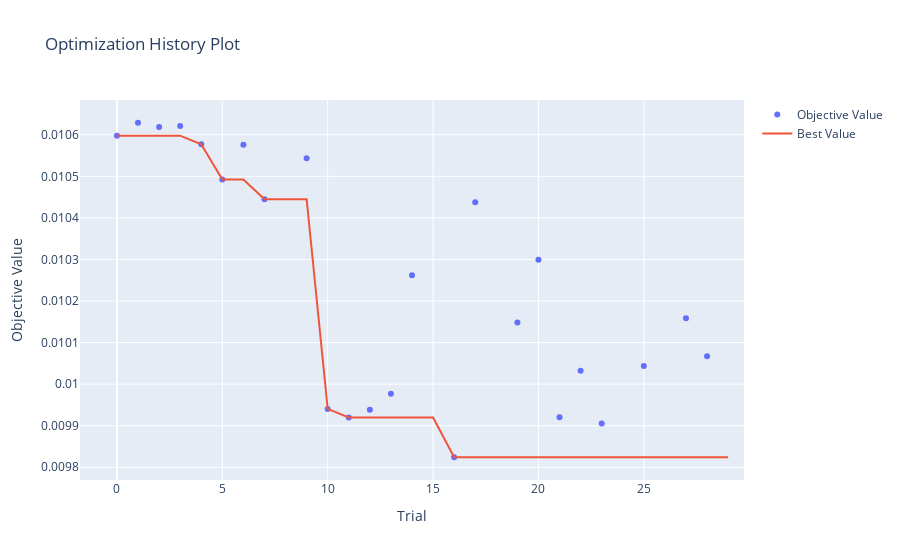
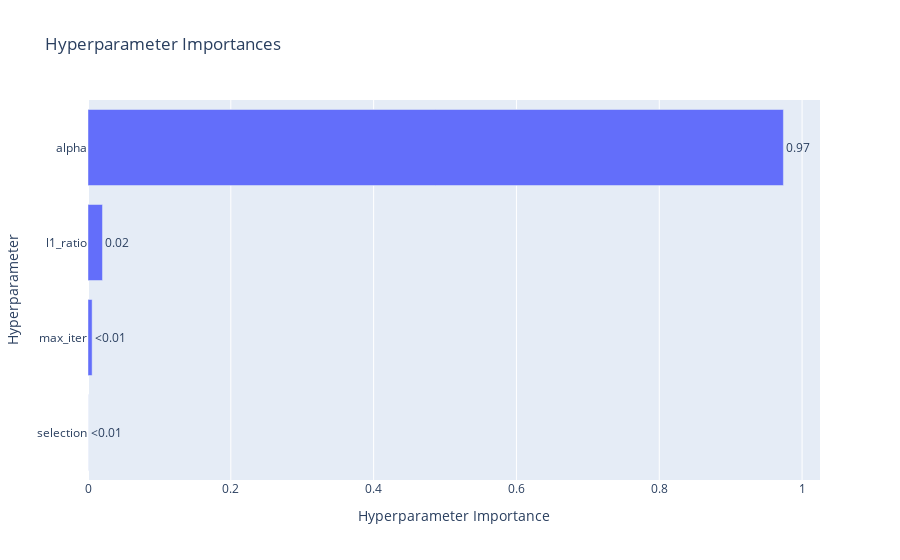
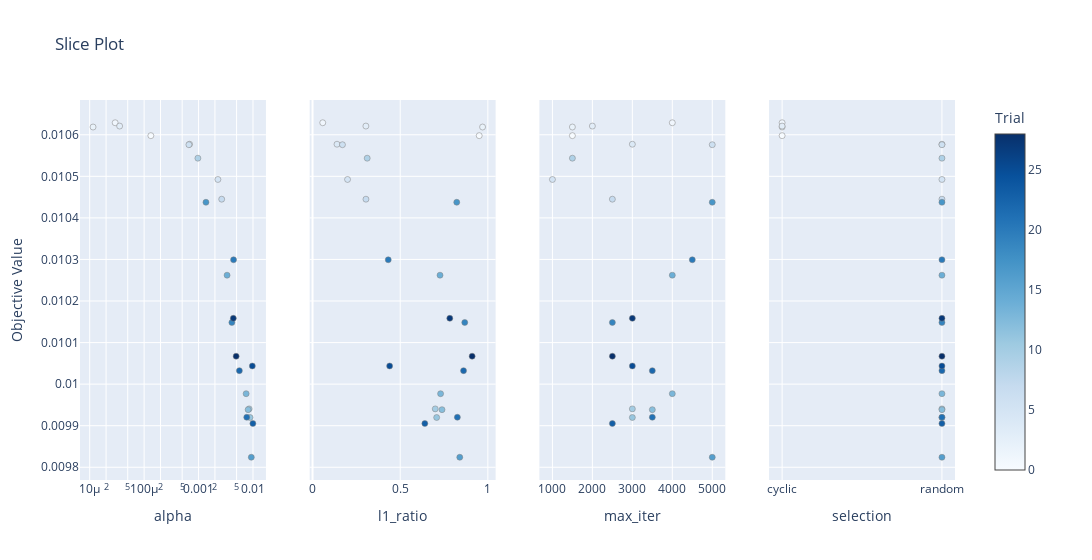
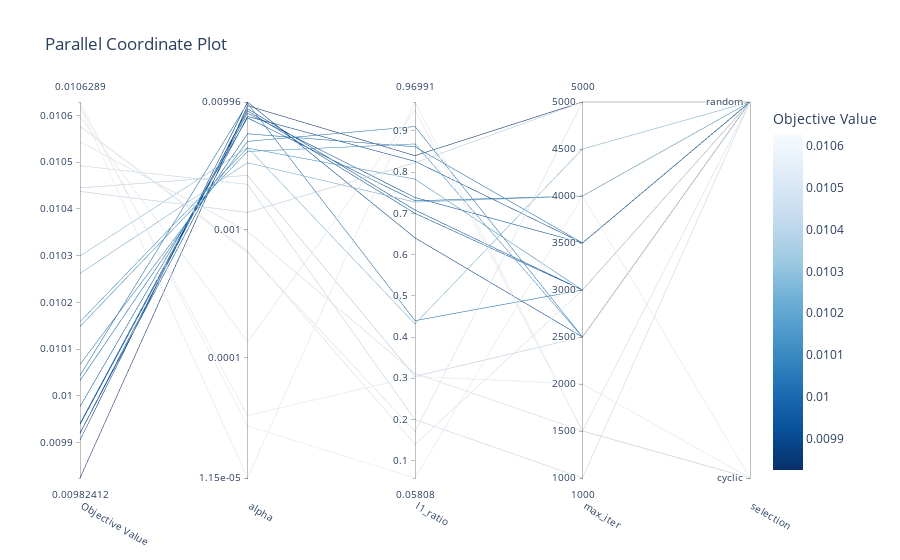

The notebook cell saved with these charts, in order:
### Code cell
vis.plot_optimization_history(study).show()
vis.plot_param_importances(study).show()
vis.plot_slice(study).show()
vis.plot_parallel_coordinate(study).show()
vis.plot_contour(study).show()
vis.plot_edf(study).show()

### Figure 1 — Plotly figure (JSON) as saved in the notebook; plotly's stock layout.template omitted (floating-point values rounded to 4 significant figures)
{"data": [{"mode": "markers", "name": "Objective Value", "x": [0, 1, 2, 3, 4, 5, 6, 7, 9, 10, 11, 12, 13, 14, 16, 17, 19, 20, 21, 22, 23, 25, 27, 28], "y": [0.0106, 0.01063, 0.01062, 0.01062, 0.01058, 0.01049, 0.01058, 0.01044, 0.01054, 0.00994, 0.00992, 0.009939, 0.009977, 0.01026, 0.009824, 0.01044, 0.01015, 0.0103, 0.00992, 0.01003, 0.009905, 0.01004, 0.01016, 0.01007], "type": "scatter"}, {"mode": "lines", "name": "Best Value", "x": [0, 1, 2, 3, 4, 5, 6, 7, 8, 9, 10, 11, 12, 13, 14, 15, 16, 17, 18, 19, 20, 21, 22, 23, 24, 25, 26, 27, 28, 29], "y": [0.0106, 0.0106, 0.0106, 0.0106, 0.01058, 0.01049, 0.01049, 0.01044, 0.01044, 0.01044, 0.00994, 0.00992, 0.00992, 0.00992, 0.00992, 0.00992, 0.009824, 0.009824, 0.009824, 0.009824, 0.009824, 0.009824, 0.009824, 0.009824, 0.009824, 0.009824, 0.009824, 0.009824, 0.009824, 0.009824], "type": "scatter"}, {"marker": {"color": "#cccccc"}, "mode": "markers", "name": "Infeasible Trial", "showlegend": false, "x": [], "y": [], "type": "scatter"}], "layout": {"title": {"text": "Optimization History Plot"}, "xaxis": {"title": {"text": "Trial"}}, "yaxis": {"title": {"text": "Objective Value"}}}}

### Figure 2 — Plotly figure (JSON) as saved in the notebook; plotly's stock layout.template omitted (floating-point values rounded to 4 significant figures)
{"data": [{"cliponaxis": false, "hovertemplate": ["selection (CategoricalDistribution): 9.703010176838976e-05<extra></extra>", "max_iter (IntDistribution): 0.005779400608285624<extra></extra>", "l1_ratio (FloatDistribution): 0.020267897500144856<extra></extra>", "alpha (FloatDistribution): 0.9738556717898011<extra></extra>"], "name": "Objective Value", "orientation": "h", "text": ["<0.01", "<0.01", "0.02", "0.97"], "textposition": "outside", "x": [9.703e-05, 0.005779, 0.02027, 0.9739], "y": ["selection", "max_iter", "l1_ratio", "alpha"], "type": "bar"}], "layout": {"title": {"text": "Hyperparameter Importances"}, "xaxis": {"title": {"text": "Hyperparameter Importance"}}, "yaxis": {"title": {"text": "Hyperparameter"}}}}

### Figure 3 — Plotly figure (JSON) as saved in the notebook; plotly's stock layout.template omitted (floating-point values rounded to 4 significant figures)
{"data": [{"marker": {"color": [0, 1, 2, 3, 4, 5, 6, 7, 9, 10, 11, 12, 13, 14, 16, 17, 19, 20, 21, 22, 23, 25, 27, 28], "colorbar": {"title": {"text": "Trial"}, "x": 1.0, "xpad": 40}, "colorscale": [[0.0, "rgb(247,251,255)"], [0.125, "rgb(222,235,247)"], [0.25, "rgb(198,219,239)"], [0.375, "rgb(158,202,225)"], [0.5, "rgb(107,174,214)"], [0.625, "rgb(66,146,198)"], [0.75, "rgb(33,113,181)"], [0.875, "rgb(8,81,156)"], [1.0, "rgb(8,48,107)"]], "line": {"color": "Grey", "width": 0.5}, "showscale": true}, "mode": "markers", "name": "Feasible Trial", "showlegend": false, "x": [0.0001329, 2.938e-05, 1.153e-05, 3.55e-05, 0.0006848, 0.002267, 0.0006647, 0.002662, 0.0009718, 0.008497, 0.008824, 0.00814, 0.007484, 0.003341, 0.009311, 0.001368, 0.004093, 0.004395, 0.007682, 0.005621, 0.009959, 0.00973, 0.004353, 0.004906], "y": [0.0106, 0.01063, 0.01062, 0.01062, 0.01058, 0.01049, 0.01058, 0.01044, 0.01054, 0.00994, 0.00992, 0.009939, 0.009977, 0.01026, 0.009824, 0.01044, 0.01015, 0.0103, 0.00992, 0.01003, 0.009905, 0.01004, 0.01016, 0.01007], "type": "scatter", "xaxis": "x", "yaxis": "y"}, {"marker": {"color": [0, 1, 2, 3, 4, 5, 6, 7, 9, 10, 11, 12, 13, 14, 16, 17, 19, 20, 21, 22, 23, 25, 27, 28], "colorbar": {"title": {"text": "Trial"}, "x": 1.0, "xpad": 40}, "colorscale": [[0.0, "rgb(247,251,255)"], [0.125, "rgb(222,235,247)"], [0.25, "rgb(198,219,239)"], [0.375, "rgb(158,202,225)"], [0.5, "rgb(107,174,214)"], [0.625, "rgb(66,146,198)"], [0.75, "rgb(33,113,181)"], [0.875, "rgb(8,81,156)"], [1.0, "rgb(8,48,107)"]], "line": {"color": "Grey", "width": 0.5}, "showscale": false}, "mode": "markers", "name": "Feasible Trial", "showlegend": false, "x": [0.9507, 0.05808, 0.9699, 0.3042, 0.1395, 0.1997, 0.1705, 0.3046, 0.3117, 0.6999, 0.7079, 0.7384, 0.7304, 0.7272, 0.8398, 0.8226, 0.8682, 0.4318, 0.826, 0.8613, 0.6405, 0.4397, 0.7829, 0.9103], "y": [0.0106, 0.01063, 0.01062, 0.01062, 0.01058, 0.01049, 0.01058, 0.01044, 0.01054, 0.00994, 0.00992, 0.009939, 0.009977, 0.01026, 0.009824, 0.01044, 0.01015, 0.0103, 0.00992, 0.01003, 0.009905, 0.01004, 0.01016, 0.01007], "type": "scatter", "xaxis": "x2", "yaxis": "y2"}, {"marker": {"color": [0, 1, 2, 3, 4, 5, 6, 7, 9, 10, 11, 12, 13, 14, 16, 17, 19, 20, 21, 22, 23, 25, 27, 28], "colorbar": {"title": {"text": "Trial"}, "x": 1.0, "xpad": 40}, "colorscale": [[0.0, "rgb(247,251,255)"], [0.125, "rgb(222,235,247)"], [0.25, "rgb(198,219,239)"], [0.375, "rgb(158,202,225)"], [0.5, "rgb(107,174,214)"], [0.625, "rgb(66,146,198)"], [0.75, "rgb(33,113,181)"], [0.875, "rgb(8,81,156)"], [1.0, "rgb(8,48,107)"]], "line": {"color": "Grey", "width": 0.5}, "showscale": false}, "mode": "markers", "name": "Feasible Trial", "showlegend": false, "x": [1500, 4000, 1500, 2000, 3000, 1000, 5000, 2500, 1500, 3000, 3000, 3500, 4000, 4000, 5000, 5000, 2500, 4500, 3500, 3500, 2500, 3000, 3000, 2500], "y": [0.0106, 0.01063, 0.01062, 0.01062, 0.01058, 0.01049, 0.01058, 0.01044, 0.01054, 0.00994, 0.00992, 0.009939, 0.009977, 0.01026, 0.009824, 0.01044, 0.01015, 0.0103, 0.00992, 0.01003, 0.009905, 0.01004, 0.01016, 0.01007], "type": "scatter", "xaxis": "x3", "yaxis": "y3"}, {"marker": {"color": [0, 1, 2, 3, 4, 5, 6, 7, 9, 10, 11, 12, 13, 14, 16, 17, 19, 20, 21, 22, 23, 25, 27, 28], "colorbar": {"title": {"text": "Trial"}, "x": 1.0, "xpad": 40}, "colorscale": [[0.0, "rgb(247,251,255)"], [0.125, "rgb(222,235,247)"], [0.25, "rgb(198,219,239)"], [0.375, "rgb(158,202,225)"], [0.5, "rgb(107,174,214)"], [0.625, "rgb(66,146,198)"], [0.75, "rgb(33,113,181)"], [0.875, "rgb(8,81,156)"], [1.0, "rgb(8,48,107)"]], "line": {"color": "Grey", "width": 0.5}, "showscale": false}, "mode": "markers", "name": "Feasible Trial", "showlegend": false, "x": ["cyclic", "cyclic", "cyclic", "cyclic", "random", "random", "random", "random", "random", "random", "random", "random", "random", "random", "random", "random", "random", "random", "random", "random", "random", "random", "random", "random"], "y": [0.0106, 0.01063, 0.01062, 0.01062, 0.01058, 0.01049, 0.01058, 0.01044, 0.01054, 0.00994, 0.00992, 0.009939, 0.009977, 0.01026, 0.009824, 0.01044, 0.01015, 0.0103, 0.00992, 0.01003, 0.009905, 0.01004, 0.01016, 0.01007], "type": "scatter", "xaxis": "x4", "yaxis": "y4"}], "layout": {"xaxis": {"anchor": "y", "domain": [0.0, 0.2125], "title": {"text": "alpha"}, "type": "log"}, "yaxis": {"anchor": "x", "domain": [0.0, 1.0], "title": {"text": "Objective Value"}}, "xaxis2": {"anchor": "y2", "domain": [0.2625, 0.475], "title": {"text": "l1_ratio"}}, "yaxis2": {"anchor": "x2", "domain": [0.0, 1.0], "matches": "y", "showticklabels": false}, "xaxis3": {"anchor": "y3", "domain": [0.525, 0.7375], "title": {"text": "max_iter"}}, "yaxis3": {"anchor": "x3", "domain": [0.0, 1.0], "matches": "y", "showticklabels": false}, "xaxis4": {"anchor": "y4", "domain": [0.7875, 1.0], "title": {"text": "selection"}, "type": "category", "categoryorder": "array", "categoryarray": ["cyclic", "random"]}, "yaxis4": {"anchor": "x4", "domain": [0.0, 1.0], "matches": "y", "showticklabels": false}, "title": {"text": "Slice Plot"}, "width": 1200}}

### Figure 4 — Plotly figure (JSON) as saved in the notebook; plotly's stock layout.template omitted (floating-point values rounded to 4 significant figures)
{"data": [{"dimensions": [{"label": "Objective Value", "range": [0.009824, 0.01063], "values": [0.0106, 0.01063, 0.01062, 0.01062, 0.01058, 0.01049, 0.01058, 0.01044, 0.01054, 0.00994, 0.00992, 0.009939, 0.009977, 0.01026, 0.009824, 0.01044, 0.01015, 0.0103, 0.00992, 0.01003, 0.009905, 0.01004, 0.01016, 0.01007]}, {"label": "alpha", "range": [-4.938, -2.002], "ticktext": ["1.15e-05", "0.0001", "0.001", "0.00996"], "tickvals": [-4.938, -4, -3, -2.002], "values": [-3.876, -4.532, -4.938, -4.45, -3.164, -2.644, -3.177, -2.575, -3.012, -2.071, -2.054, -2.089, -2.126, -2.476, -2.031, -2.864, -2.388, -2.357, -2.115, -2.25, -2.002, -2.012, -2.361, -2.309]}, {"label": "l1_ratio", "range": [0.05808, 0.9699], "values": [0.9507, 0.05808, 0.9699, 0.3042, 0.1395, 0.1997, 0.1705, 0.3046, 0.3117, 0.6999, 0.7079, 0.7384, 0.7304, 0.7272, 0.8398, 0.8226, 0.8682, 0.4318, 0.826, 0.8613, 0.6405, 0.4397, 0.7829, 0.9103]}, {"label": "max_iter", "range": [1000, 5000], "values": [1500, 4000, 1500, 2000, 3000, 1000, 5000, 2500, 1500, 3000, 3000, 3500, 4000, 4000, 5000, 5000, 2500, 4500, 3500, 3500, 2500, 3000, 3000, 2500]}, {"label": "selection", "range": [0, 1], "ticktext": ["cyclic", "random"], "tickvals": [0, 1], "values": [0, 0, 0, 0, 1, 1, 1, 1, 1, 1, 1, 1, 1, 1, 1, 1, 1, 1, 1, 1, 1, 1, 1, 1]}], "labelangle": 30, "labelside": "bottom", "line": {"color": [0.0106, 0.01063, 0.01062, 0.01062, 0.01058, 0.01049, 0.01058, 0.01044, 0.01054, 0.00994, 0.00992, 0.009939, 0.009977, 0.01026, 0.009824, 0.01044, 0.01015, 0.0103, 0.00992, 0.01003, 0.009905, 0.01004, 0.01016, 0.01007], "colorbar": {"title": {"text": "Objective Value"}}, "colorscale": [[0.0, "rgb(247,251,255)"], [0.125, "rgb(222,235,247)"], [0.25, "rgb(198,219,239)"], [0.375, "rgb(158,202,225)"], [0.5, "rgb(107,174,214)"], [0.625, "rgb(66,146,198)"], [0.75, "rgb(33,113,181)"], [0.875, "rgb(8,81,156)"], [1.0, "rgb(8,48,107)"]], "reversescale": true, "showscale": true}, "type": "parcoords"}], "layout": {"title": {"text": "Parallel Coordinate Plot"}}}
